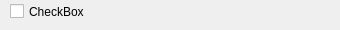
<?xml version="1.0" encoding="UTF-8"?>
<ui version="4.0">
 <class>CheckBoxWidget</class>
 <widget class="QWidget" name="CheckBoxWidget">
  <property name="geometry">
   <rect>
    <x>0</x>
    <y>0</y>
    <width>340</width>
    <height>30</height>
   </rect>
  </property>
  <property name="minimumSize">
   <size>
    <width>340</width>
    <height>30</height>
   </size>
  </property>
  <property name="maximumSize">
   <size>
    <width>340</width>
    <height>30</height>
   </size>
  </property>
  <property name="windowTitle">
   <string>Form</string>
  </property>
  <widget class="QCheckBox" name="checkBox">
   <property name="geometry">
    <rect>
     <x>10</x>
     <y>0</y>
     <width>92</width>
     <height>23</height>
    </rect>
   </property>
   <property name="text">
    <string>CheckBox</string>
   </property>
  </widget>
 </widget>
 <resources/>
 <connections/>
</ui>
